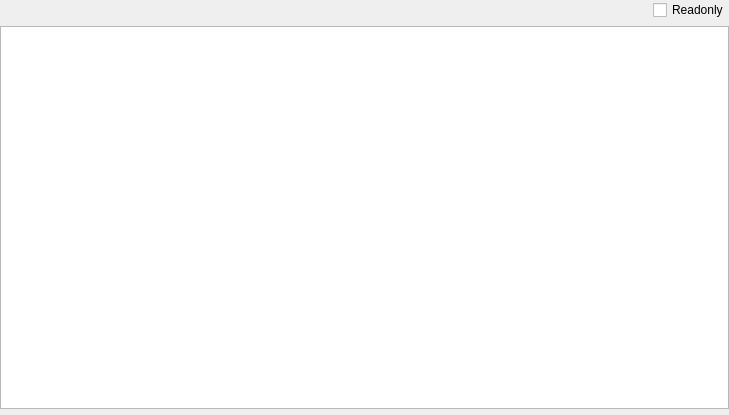
<?xml version="1.0" encoding="UTF-8"?>
<ui version="4.0">
 <class>ImportHeaderWidget</class>
 <widget class="QWidget" name="ImportHeaderWidget">
  <property name="windowModality">
   <enum>Qt::ApplicationModal</enum>
  </property>
  <property name="geometry">
   <rect>
    <x>0</x>
    <y>0</y>
    <width>729</width>
    <height>415</height>
   </rect>
  </property>
  <property name="windowTitle">
   <string>IMPORT_HEADER</string>
  </property>
  <layout class="QVBoxLayout" name="verticalLayout">
   <property name="leftMargin">
    <number>0</number>
   </property>
   <property name="topMargin">
    <number>0</number>
   </property>
   <property name="rightMargin">
    <number>0</number>
   </property>
   <property name="bottomMargin">
    <number>0</number>
   </property>
   <item>
    <layout class="QHBoxLayout" name="horizontalLayout">
     <property name="sizeConstraint">
      <enum>QLayout::SetDefaultConstraint</enum>
     </property>
     <item>
      <spacer name="horizontalSpacer">
       <property name="orientation">
        <enum>Qt::Horizontal</enum>
       </property>
       <property name="sizeHint" stdset="0">
        <size>
         <width>40</width>
         <height>20</height>
        </size>
       </property>
      </spacer>
     </item>
     <item>
      <widget class="QCheckBox" name="checkBoxReadonly">
       <property name="text">
        <string>Readonly</string>
       </property>
      </widget>
     </item>
    </layout>
   </item>
   <item>
    <widget class="QTableWidget" name="tableWidget_IMPORT_HEADER">
     <property name="contextMenuPolicy">
      <enum>Qt::CustomContextMenu</enum>
     </property>
     <property name="editTriggers">
      <set>QAbstractItemView::NoEditTriggers</set>
     </property>
     <property name="selectionMode">
      <enum>QAbstractItemView::SingleSelection</enum>
     </property>
     <property name="selectionBehavior">
      <enum>QAbstractItemView::SelectRows</enum>
     </property>
     <attribute name="horizontalHeaderVisible">
      <bool>false</bool>
     </attribute>
     <attribute name="verticalHeaderVisible">
      <bool>false</bool>
     </attribute>
     <attribute name="verticalHeaderDefaultSectionSize">
      <number>21</number>
     </attribute>
    </widget>
   </item>
   <item>
    <widget class="ToolsWidget" name="widgetHex_IMPORT_HEADER" native="true">
     <property name="maximumSize">
      <size>
       <width>16777215</width>
       <height>200</height>
      </size>
     </property>
    </widget>
   </item>
  </layout>
 </widget>
 <customwidgets>
  <customwidget>
   <class>ToolsWidget</class>
   <extends>QWidget</extends>
   <header>toolswidget.h</header>
   <container>1</container>
  </customwidget>
 </customwidgets>
 <resources/>
 <connections/>
</ui>
